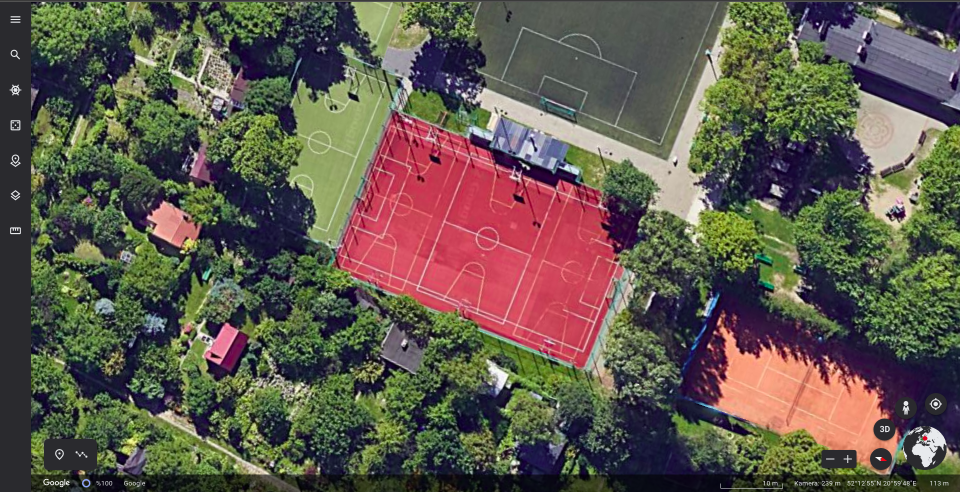
#> input picture data-crop/raw/image_0.png, 1920 x 984 px, found by its file name (shown at 1/2 size); its folder holds only this picture in this run
$ jupyter execute raw_to_cropped.ipynb
#> lines starting #> are read from the running program, lines starting #| are printed output that depends on the picture
[cell 1]
import cv2, os

[cell 2]
path_root = "/home/deniz/Desktop/CODE-ENV/data-automation/data-crop/"

[cell 3]
path_raw_root = path_root + "raw/"
path_raw_root

[cell 4]
path_cropped_root = path_root + "cropped/"
path_cropped_root

[cell 5]
list_raw_image = os.listdir(path_raw_root)
num_raw_photos = len(list_raw_image)
print("num of raw photos:", num_raw_photos)
list_raw_image

## Rename the raw data

[cell 6]
for i, image_name in enumerate(list_raw_image):

    path_current = path_raw_root + image_name
    path_destination = path_raw_root + f"image_{i}.png"
    os.rename(path_current, path_destination)

[cell 7]
list_raw_image = os.listdir(path_raw_root)
num_raw_photos = len(list_raw_image)
print("num of raw photos:", num_raw_photos)
list_raw_image

## Crop and save the raw data

[cell 8]
crop_size = 800
new_size = 400

[cell 9]
#id_img = np.random.randint(0, num_raw_photos)

for i, image_name in enumerate(list_raw_image):

    # read current image
    img_orig = cv2.imread(path_raw_root + image_name)
#> img_orig is the input picture: shape (984, 1920, 3); mean B, G, R 76.6, 88.5, 96
    # get shape
    h,w,c = img_orig.shape
#> h = 984; w = 1920; c = 3
    # define cropping limits
    h_offset = int((h-crop_size)/2) + 50
#> h_offset = 142
    v_offset = int((w-crop_size)/2)
#> v_offset = 560
    # crop roi of current image
    img_cropped = img_orig[h_offset:h_offset+crop_size, v_offset:v_offset+crop_size]
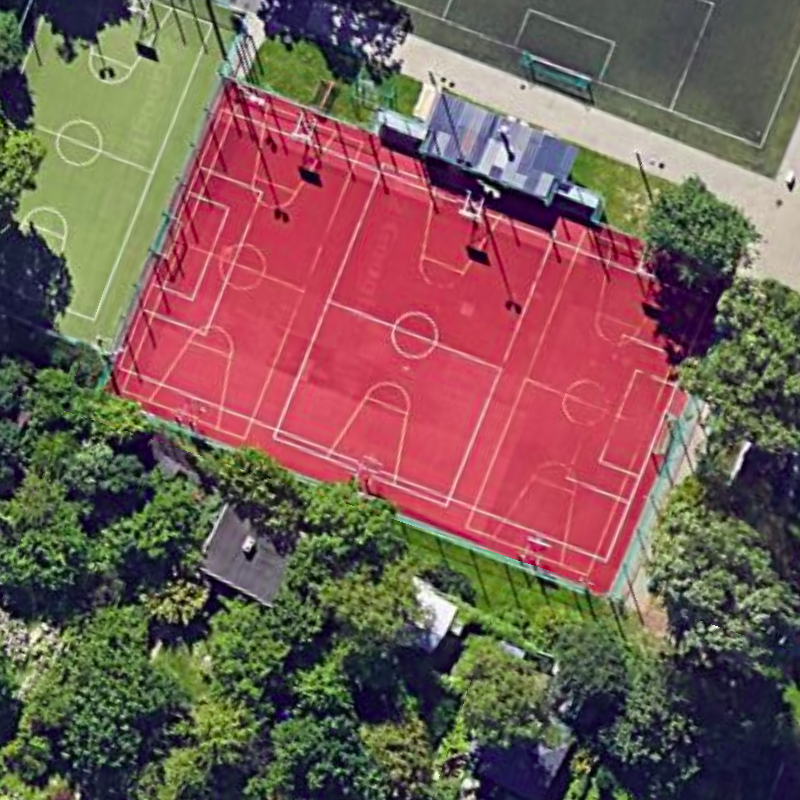
#> img_cropped: shape (800, 800, 3); mean B, G, R 84.6, 91.9, 119.3
    # resize image
    img_cropped =cv2.resize(img_cropped, (new_size,new_size))
#> img_cropped: shape (400, 400, 3)
    # define current image destination
    path_cropped_destination = path_cropped_root + image_name
    # save cropped image
    cv2.imwrite(path_cropped_destination, img_cropped)

    # [6 lines of commented-out code are left out]

cv2.destroyAllWindows()


$ run again, on data-crop/raw/image_1.png
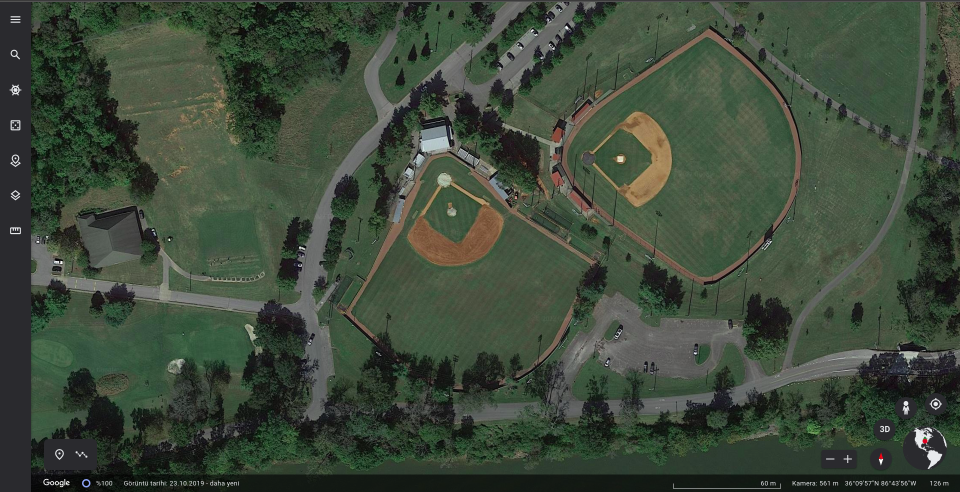
#> input picture data-crop/raw/image_1.png, 1920 x 984 px, found by its file name (shown at 1/2 size)
#> img_orig is the input picture: shape (984, 1920, 3); mean B, G, R 58.2, 73.4, 61.8
#> `img_cropped = img_orig[h_offset:h_offset+crop_size, v_offset:v_offset+..`:
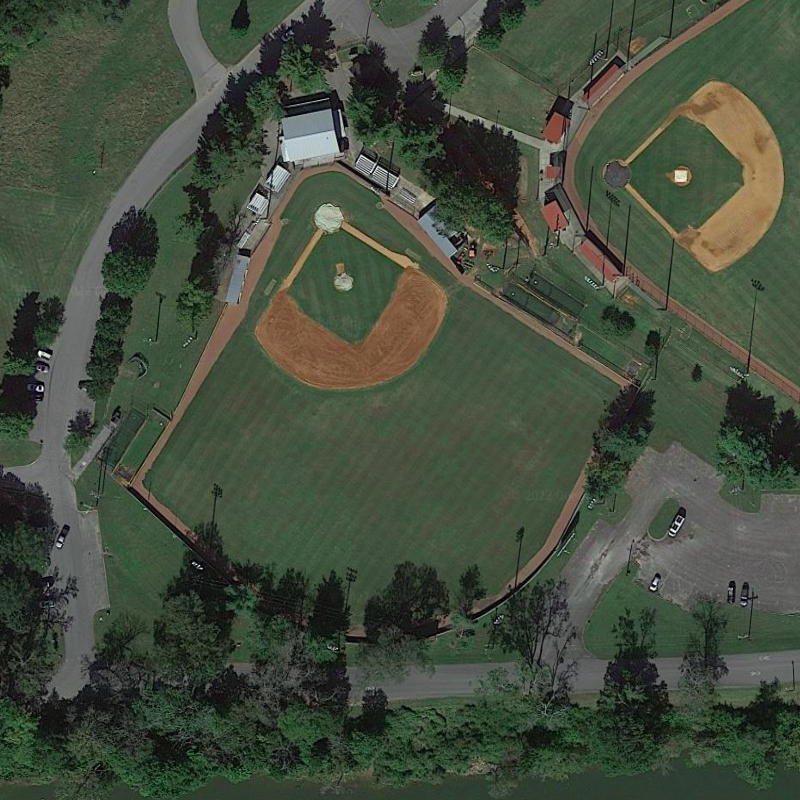
#> img_cropped: shape (800, 800, 3); mean B, G, R 61.8, 77.5, 68.2

$ run again, on data-crop/raw/image_2.png
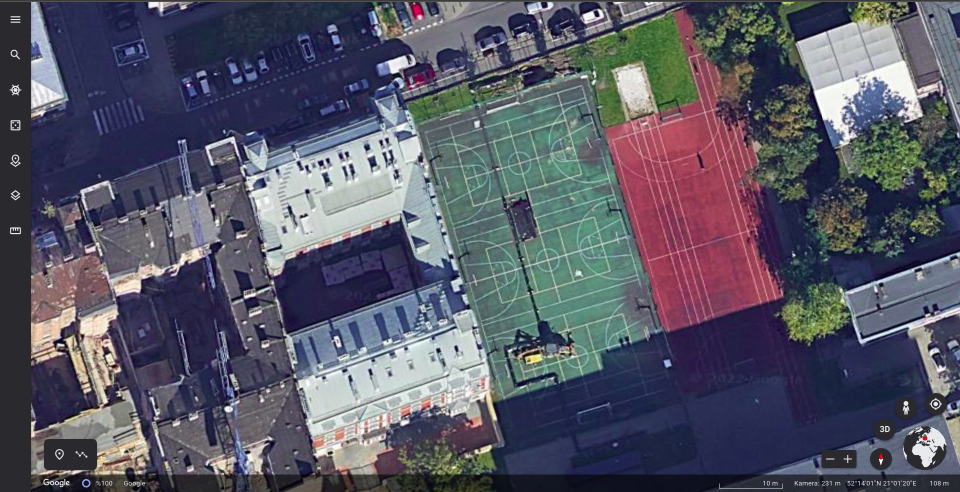
#> input picture data-crop/raw/image_2.png, 1920 x 984 px, found by its file name (shown at 1/2 size)
#> img_orig is the input picture: shape (984, 1920, 3); mean B, G, R 101.3, 87.8, 87.6
#> `img_cropped = img_orig[h_offset:h_offset+crop_size, v_offset:v_offset+..`:
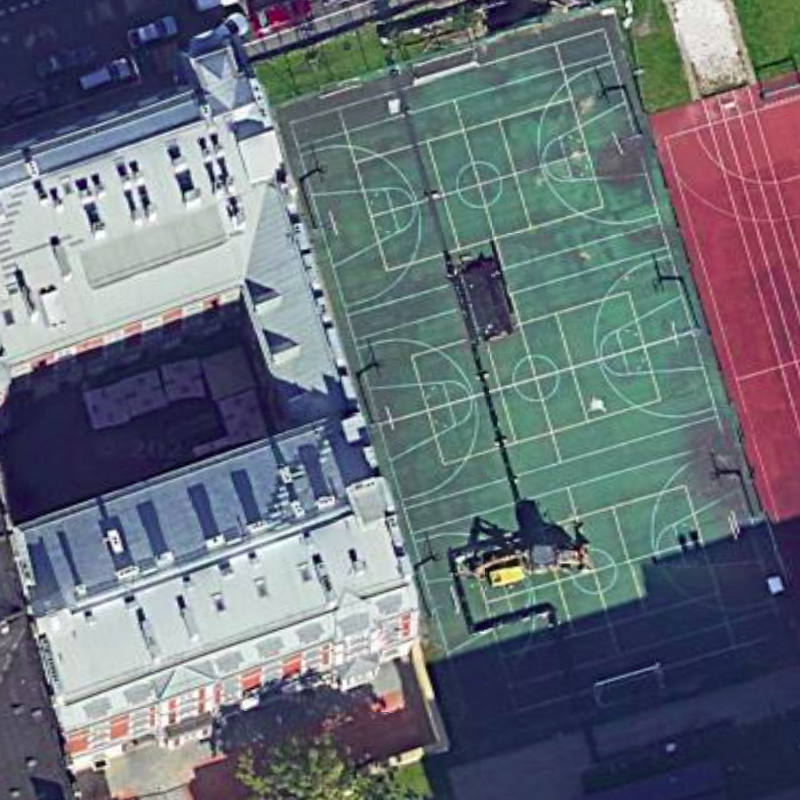
#> img_cropped: shape (800, 800, 3); mean B, G, R 120.8, 112, 105
